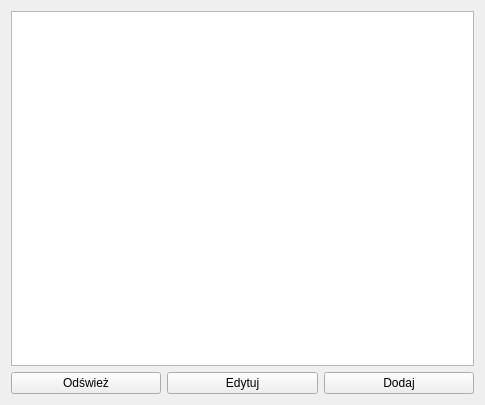
<?xml version="1.0" encoding="UTF-8"?>
<ui version="4.0">
 <class>towary_wykaz</class>
 <widget class="QWidget" name="towary_wykaz">
  <property name="geometry">
   <rect>
    <x>0</x>
    <y>0</y>
    <width>485</width>
    <height>405</height>
   </rect>
  </property>
  <property name="windowTitle">
   <string>Form</string>
  </property>
  <layout class="QGridLayout" name="gridLayout">
   <item row="1" column="0">
    <widget class="QPushButton" name="przycisk_odswiez">
     <property name="text">
      <string>Odśwież</string>
     </property>
    </widget>
   </item>
   <item row="1" column="1">
    <widget class="QPushButton" name="przycisk_edytuj">
     <property name="text">
      <string>Edytuj</string>
     </property>
    </widget>
   </item>
   <item row="1" column="2">
    <widget class="QPushButton" name="przycisk_dodaj">
     <property name="text">
      <string>Dodaj</string>
     </property>
    </widget>
   </item>
   <item row="0" column="0" colspan="3">
    <widget class="QTableView" name="tableView"/>
   </item>
  </layout>
 </widget>
 <resources/>
 <connections/>
</ui>
